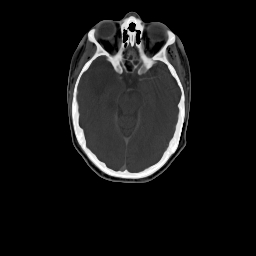
%> input picture CS473/online_demos/L31_Mutual_Information_Demo/ct.jpg, 256 x 256 px
$ octave L31_MI_problem.m   (GNU Octave 9; MATLAB toolbox functions it lacks are replaced by stand-ins)
%> lines starting %> are read from the running program, lines starting %| are printed output that depends on the picture
### CS473/A01/p2m.m
% function M = p2m([R1 R2 R3 T1 T2 T3])
%
%   Converts motion parameters to a 4x4 homogeneous transformation matrix.
%   The order of operations is:
%     (1) rotate about axis 1, then axis 2, then axis 3
%     (2) translate by [T1 T2 T3]
%
%   Rotation angles are in degrees
%
%%% [4] marks total %%%

%patrick wong 20317267
function M = p2m(th1,th2,th3,t1,t2,t3)
%p2m: R^6 -> R^(4x4)

%source for matrix rotations about an axis:
%http://inside.mines.edu/fs_home/gmurray/ArbitraryAxisRotation/

%x-axis rotation (axis 1)
rx = [1 0 0 0;
    0 cosd(th1) -sind(th1) 0;
    0 sind(th1) cosd(th1) 0;
    0 0 0 1];

%y-axis rotation (axis 2)
ry = [cosd(th2) 0 sind(th2) 0;
    0 1 0 0;
    -sind(th2) 0 cosd(th2) 0
    0 0 0 1];

%z-axis rotation (axis 2)
rz = [cosd(th3) -sind(th3) 0 0
    sind(th3) cosd(th3) 0 0;
    0 0 1 0;
    0 0 0 1];

M = [1 0 0 t1;
    0 1 0 t2;
    0 0 1 t3;
    0 0 0 1];

M = M*rz*ry*rx;
end

### CS473/online_demos/L31_Mutual_Information_Demo/L31_MI_problem.m
%% Lesson 31 - Mutual Information Problem Demo

% (C) 2013 Jeff Orchard
%     University of Waterloo


% Try running this with a pad_amount of 0, 128 and 256
% (or other values).
%
pad_amount = 128;
bins = 128;
measure = 'mi'; % 'entropy', 'mi', 'nmi', 'pvi', 'Parzen', 'blur'

%% Read in images
f = imread('ct.jpg');
%> f is the input picture: size 256x256x3 uint8; min 0, max 255, mean 20.8
f = double(f(:,:,1));
%> f: size 256x256 double
f = padarray(f , [pad_amount 0], 'both');
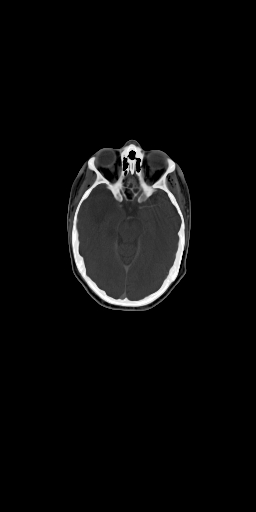
%> f: size 512x256 double; min 0, max 255, mean 10.4

g = imread('t2.jpg');
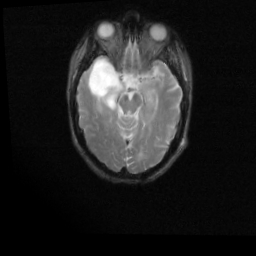
%> input picture CS473/online_demos/L31_Mutual_Information_Demo/t2.jpg, 256 x 256 px
%> g is the input picture: size 256x256x3 uint8; min 0, max 255, mean 32.5
g = double(g(:,:,1));
%> g: size 256x256 double
g = padarray(g , [pad_amount 0], 'both');
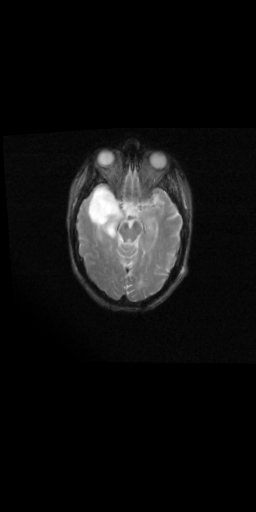
%> g: size 512x256 double; min 0, max 255, mean 16.3
%> the run ends on the next line

% This function pads f and g so that they are the same size.
% Type "help SameSize" for more information.
%[fp gp r] = SameSize(f, g);
fp = f; gp = g; fmask = ones(size(f)); gmask = fmask;

% [10 lines of commented-out code are left out]

offsets = [-90:2:-10 -9:1:9 10:2:90];
cost = zeros(size(offsets));
counter = 1;

figure(2);

for offset = offsets

    % Move fp and fmask
    M = p2m([0 0 offset 0 0 0]);
